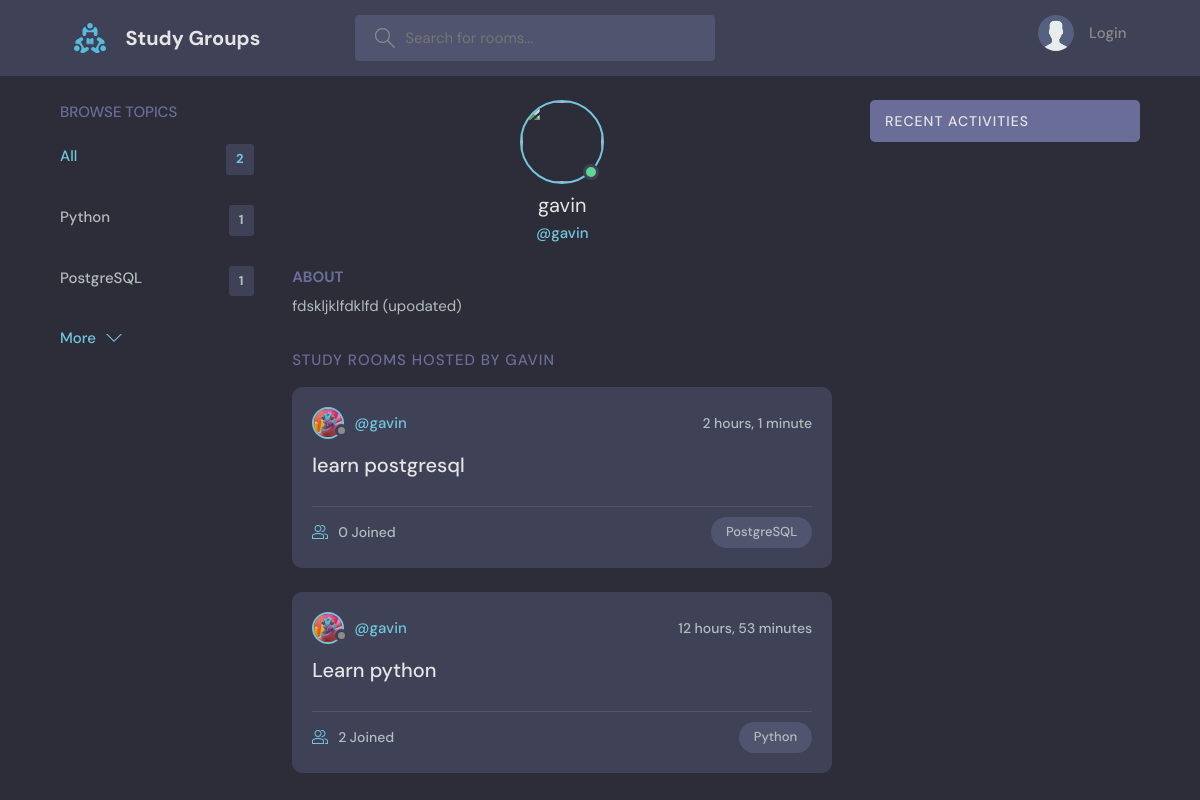
Page /profile/1/ on the committed database.
### base/models.py (models this page shows, shortened)
class Topic(models.Model):
    name=models.CharField(max_length=200)

class User(AbstractUser):
    name=models.CharField(max_length=200,null=True)
    email=models.EmailField(unique=True,null=True)
    bio=models.TextField(null=True)
    avatar=models.ImageField(null=True,default="avatar.svg")
    USERNAME_FIELD='email'
    REQUIRED_FIELDS=[]

class Room(models.Model):
    host=models.ForeignKey(User,on_delete=models.SET_NULL,null=True)
    topic=models.ForeignKey(Topic,on_delete=models.SET_NULL,null=True)
    name=models.CharField(max_length=200)
    description=models.TextField(null=True,blank=True)
    participants=models.ManyToManyField(User,related_name='participants',blank=True)
    updated=models.DateTimeField(auto_now=True)
    created=models.DateTimeField(auto_now_add=True)
    class Meta:
        ordering=['-updated','-created']

### base/views.py (the view)
# urls.py: path("profile/<str:pk>/",views.userProfile,name="user-profile"),
def userProfile(request,pk):
    user=User.objects.get(pk=pk)
    rooms=user.room_set.all()
    room_messages=user.message_set.all()
    topics=Topic.objects.all
    context={'user':user,'rooms':rooms,'room_messages':room_messages,'topics':topics}
    return render(request,"base/profile.html",context)

### base/templates/base/profile.html (shortened to what this page needs)
{% extends 'main.html' %}
{% block content%}
  <main class="profile-page layout layout--3">
    <div class="container">
      {%include 'base/topics_component.html'%}
      <div class="roomList">
        <div class="profile">
          <div class="profile__avatar">
            <div class="avatar avatar--large active">
              <img src="{{request.user.avatar.url}}" />
            </div>
          </div>
          <div class="profile__info">
            <h3>{{user.username}}</h3>
            <p>@{{user.username}}</p>
          </div>
          <div class="profile__about">
            <h3>About</h3>
            <p>
              {{user.bio}}
            </p>
          </div>
        </div>
        <div class="roomList__header">
          <div>
            <h2>Study Rooms Hosted by {{user.username}}</a>
            </h2>
          </div>
        </div>
        {%include 'base/feed_component.html'%}
      </div>
      {%include 'base/activity_component.html'%}
    </div>
  </main>
{%endblock content%}

### base/templates/base/topics_component.html
<div class="topics">
    <div class="topics__header">
      <h2>Browse Topics</h2>
    </div>
    <ul class="topics__list">
      <li>
        <a href="{% url 'home' %}" class="active">All <span>{{topics.count}}</span></a>
      </li>
      {% for topic in topics%}
      <li>
        <a href="{% url 'home' %}?q={{topic.name}}">{{topic.name}}<span>{{topic.room_set.all.count}}</span></a>
      </li>
      {%endfor%}
    </ul>
    <a class="btn btn--link" href="{%url 'topics'%}">
      More
      <svg version="1.1" xmlns="http://www.w3.org/2000/svg" width="32" height="32" viewBox="0 0 32 32">
        <title>chevron-down</title>
        <path d="M16 21l-13-13h-3l16 16 16-16h-3l-13 13z"></path>
      </svg>
    </a>
  </div>

### base/templates/base/feed_component.html (shortened to what this page needs)
{%for room in rooms%}
<div class="roomListRoom">
    <div class="roomListRoom__header">
      <a href="{% url 'user-profile' room.host.id %}" class="roomListRoom__author">
        <div class="avatar avatar--small">
          <img src="{{room.host.avatar.url}}" />
        </div>
        <span>@{{room.host.username}}</span>
      </a>
      <div class="roomListRoom__actions">
        <span>{{room.created|timesince}}</span>
      </div>
    </div>
    <div class="roomListRoom__content">
      <a href="{% url 'room' pk=room.id%}">{{room.name}}</a>
    </div>
    <div class="roomListRoom__meta">
      <a href="{% url 'room' pk=room.id%}" class="roomListRoom__joined">
        {{room.participants.all.count}} Joined
        </a>
        <p class="roomListRoom__topic">{{room.topic.name}}</p>
    </div>
</div>
{%endfor%}

### rows in the picture
Topic: name "Python", room_set.all.count "1"
Topic: name "PostgreSQL", room_set.all.count "1"
User: username "gavin", bio "fdskljklfdklfd (upodated)", username "GAVIN"
Room: host.avatar (placeholder picture), host.username "gavin", created "2 hours, 1 minute", name "learn postgresql", participants.all.count "0", topic.name "PostgreSQL"
Room: host.avatar (placeholder picture), host.username "gavin", created "12 hours, 53 minutes", name "Learn python", participants.all.count "2", topic.name "Python"

### other values in the picture
{{ topics.count }} "2"
